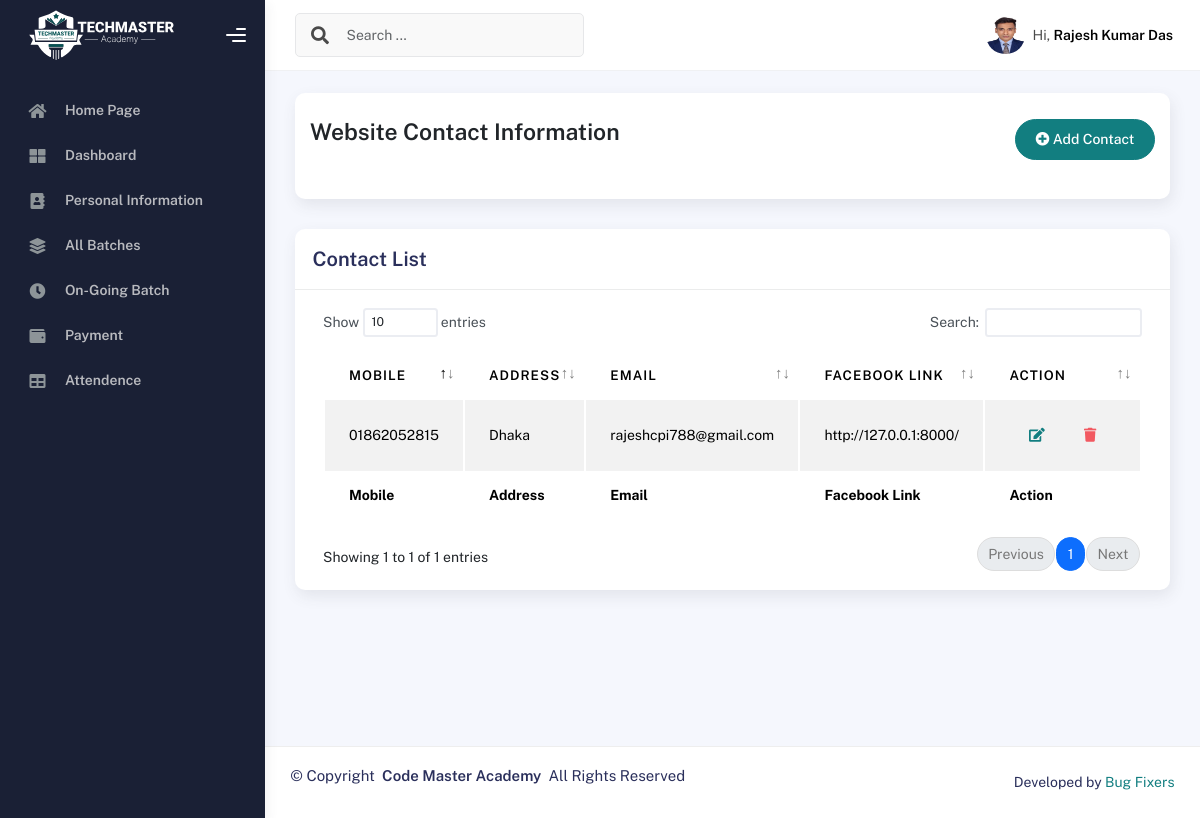
The page /contactlist/ (signed in) on the database its author committed.
### myApp/models.py (models this page shows, shortened)
class CustomUserModel(AbstractUser):
    USERTYPE=[
        ('Authority','Authority'),
        ('Student','Student'),
        ('Teacher','Teacher'),
        ('Staff','Staff'),
    ]
    UserType=models.CharField(choices=USERTYPE,max_length=100, null=True)

class StudentModel(models.Model):
    Imsuser=models.OneToOneField(CustomUserModel,on_delete=models.CASCADE,related_name='studentinfo',null=True)
    StudentID=models.CharField(max_length=100,null=True)
    StudentName=models.CharField(max_length=100,null=True)
    StudentPhoto=models.ImageField(upload_to='studentPhoto',null=True)
    AdmissionDate=models.DateField(auto_now_add=True,null=True)
    EducationalQualification=models.CharField(max_length=100,null=True)
    LinkedInLink =models.CharField(max_length=150,null=True)
    GithubLink =models.CharField(max_length=150,null=True)
    FacebookLink =models.CharField(max_length=150,null=True)

class WebsiteContactModel(models.Model):
    Imsuser = models.CharField(max_length=50,null=True)
    Mobile = models.CharField(max_length=50,null=True)
    Address = models.CharField(max_length=100,null=True)
    Email = models.CharField(max_length=100,null=True)
    MapLink = models.TextField(null=True)
    GithubLink =models.CharField(max_length=150,null=True)
    FacebookLink =models.CharField(max_length=150,null=True)
    YoutubeLink =models.CharField(max_length=150,null=True)
    TwitterLink =models.CharField(max_length=150,null=True)

### myApp/contactviews.py (the view)
# urls.py: path('contactlist/',contactlist,name="contactlist"),
def contactlist(request):
    contactdata = WebsiteContactModel.objects.all()
    return render(request,'contact/contactlist.html',{'contactdata':contactdata})

### Template/contact/contactlist.html
{% extends "profilemaster/master.html" %}
{% block content %}
<div class="col-sm-12 col-md-12">
    <div class="card card-stats card-round">
        <div class="card-body">
            <div class="d-flex align-items-left align-items-md-center flex-column flex-md-row pt-2 pb-4">
                <div>
                    <h3 class="fw-bold mb-3">Website Contact Information</h3>
                </div>
                <div class="ms-md-auto py-2 py-md-0">
                    <a href="{% url 'addcontact' %}" class="btn btn-primary btn-round"><i class="fas fa-plus-circle"></i> Add Contact</a>
                </div>
            </div>
        </div>
    </div>
</div>
<div class="col-md-12">
    <div class="card">
      <div class="card-header">
        <h4 class="card-title">Contact List</h4>
      </div>
      <div class="card-body">
        <div class="table-responsive">
          <table id="basic-datatables" class="display table table-striped table-hover">
            <thead>
              <tr>
                <th>Mobile</th>
                <th>Address</th>
                <th>Email</th>
                <th>Facebook Link</th>
                <th>Action</th>
              </tr>
            </thead>
            <tfoot>
                <tr>
                    <th>Mobile</th>
                    <th>Address</th>
                    <th>Email</th>
                    <th>Facebook Link</th>
                    <th>Action</th>
                  </tr>
            </tfoot>
            <tbody>
              {% for i in contactdata %}
              <tr>
                <td>{{i.Mobile}}</td>
                <td>{{i.Address}}</td>
                <td>{{i.Email}}</td>
                <td>{{i.FacebookLink}}</td>
                <td>
                    <div class="form-button-action">
                      <a href="{% url 'editcontact' i.id %}" class="btn btn-link btn-primary btn-md">
                        <i class="fa fa-edit"></i>
                      </a>
                      <a href="{% url 'deletecontact' i.id %}" class="btn btn-link btn-danger btn-md">
                        <i class="fa fa-trash"></i>
                      </a>
                    </div>
                  </td>
              </tr>
              {% endfor %}
            </tbody>
          </table>
        </div>
      </div>
    </div>
  </div>
{% endblock content %}

### Template/profilemaster/header.html (shortened to what this page needs)
{% load static %}
<div class="main-header">
  <nav class="navbar navbar-header navbar-header-transparent navbar-expand-lg border-bottom">
    <div class="container-fluid">
      <nav class="navbar navbar-header-left navbar-expand-lg navbar-form nav-search p-0 d-none d-lg-flex">
        <div class="input-group">
          <div class="input-group-prepend">
            <button type="submit" class="btn btn-search pe-1">
              <i class="fa fa-search search-icon"></i>
            </button>
          </div>
          <input type="text" placeholder="Search ..." class="form-control" />
        </div>
      </nav>
      <ul class="navbar-nav topbar-nav ms-md-auto align-items-center">
        <li class="nav-item topbar-user dropdown hidden-caret">
          <a class="dropdown-toggle profile-pic" data-bs-toggle="dropdown" href="#" aria-expanded="false">
            {% if user.UserType == 'Authority' %}
            <div class="avatar-sm">
              <img src="{% static 'profileassets/img/kaiadmin/authoritylogo.png' %}" alt="..." class="avatar-img rounded-circle" />
            </div>
            <span class="profile-username">
              <span class="fw-bold">Code Master</span>
            </span>
            {% elif user.UserType == 'Student' %}
            <div class="avatar-sm">
              <img src="{{user.studentinfo.StudentPhoto.url}}" alt="..." class="avatar-img rounded-circle" />
            </div>
            <span class="profile-username">
              <span class="op-7">Hi,</span>
              <span class="fw-bold">{{user.studentinfo.StudentName}}</span>
            </span>
            {% endif %}
          </a>
        </li>
      </ul>
    </div>
  </nav>
</div>

### rows shown on the page
CustomUserModel: studentinfo.StudentPhoto (picture), studentinfo.StudentName "Rajesh Kumar Das"
WebsiteContactModel: Mobile "01862052815", Address "Dhaka", Email "rajeshcpi788@gmail.com", FacebookLink "http://127.0.0.1:8000/"
